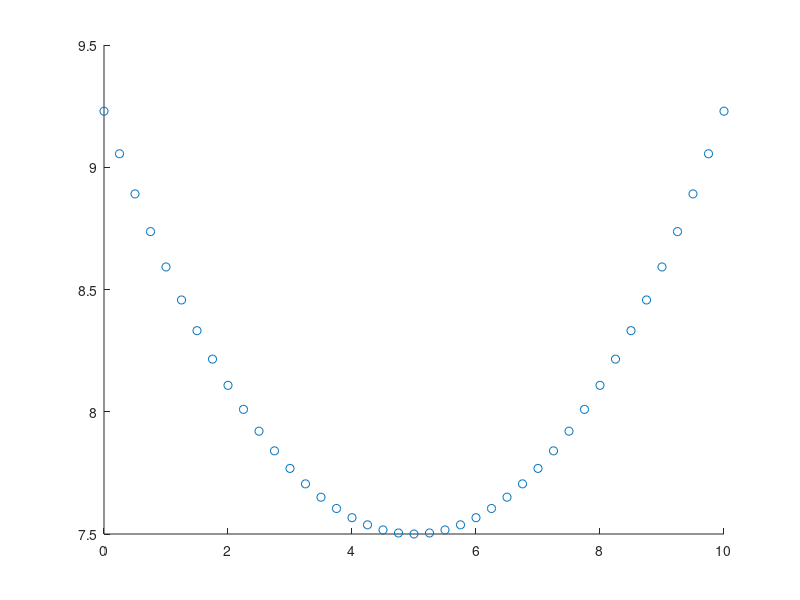

Source code (MATLAB): (Note: this script raises an error after producing the figure.)

%% fit catenary
close all

x = 0:0.25:10;

a = 7.5;

y = (a .* cosh((x-5)./a)) + (rand(size(x))-0.5)./200000000000000000;

scatter(x,y)


    Eqn = 'a*cosh((x-b)/a)+c';
    [f1,gn] = fit(x,y,Eqn);
    coeff = coeffvalues(f1);
    a = coeff(1); b = coeff(2); c = coeff(3);
    rsq = gn.rsquare;
